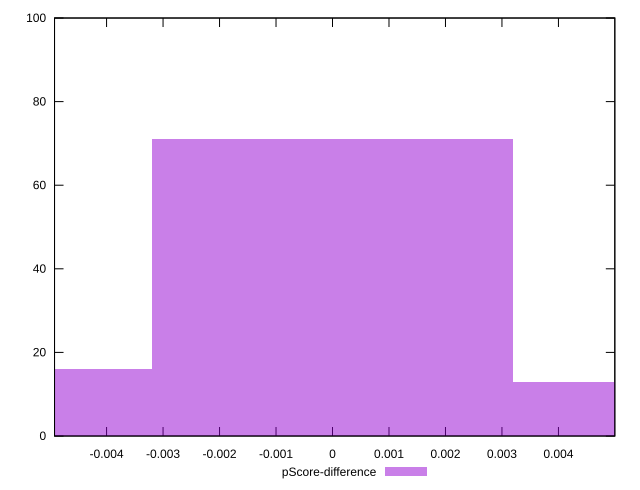

The gnuplot source for this figure:
reset

$pScoreDifference <<EOF
0 71
0.006379495891419283 13
-0.006379495891419283 16
EOF

set key outside below
set boxwidth 0.006379495891419283
set xrange [-0.004921333053691378:0.004998262018268293]
set yrange [0:100]
set trange [0:100]
set style fill transparent solid 0.5 noborder
set terminal svg size 640, 490 enhanced background rgb 'white'
set output "report_00015_2021-02-09T16-11-33.973Z/interactive/samples/pages/pScore-difference/histogram.svg"

plot $pScoreDifference title "pScore-difference" with boxes

reset
